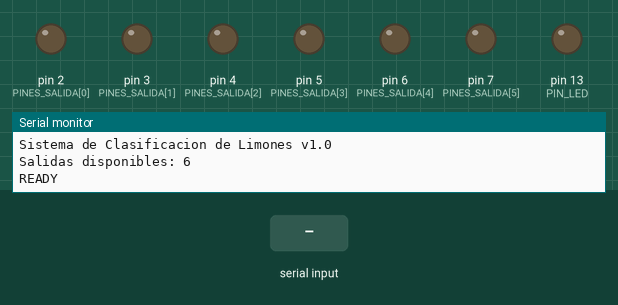
Bench run of a sketch on a simulated Arduino Uno, built with avr-gcc and run on an emulated ATmega328P. Parts: output pins drawn as LEDs (lit = HIGH), the last lines printed to the serial monitor. Dashed ring = blinking. Inputs (shaded band) come from the test bench.

Above: at 2.1 s.
2.2 s: "TEST\n" received over Serial
At 2.3 s:
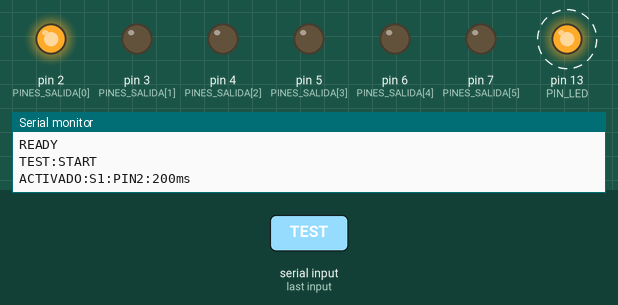
At 2.8 s:
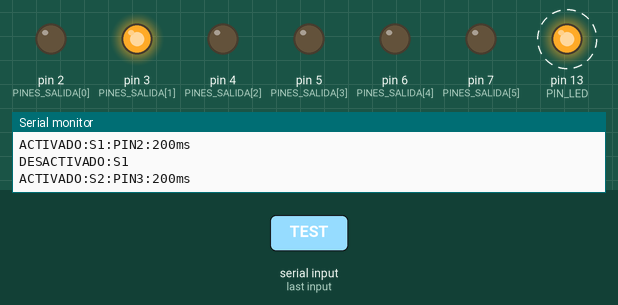
5.2 s: "D\n" received over Serial
6.7 s: "STATUS\n" received over Serial
Timing chart, 0 to 9.7 s (numbered marks = the images above; inputs shaded):
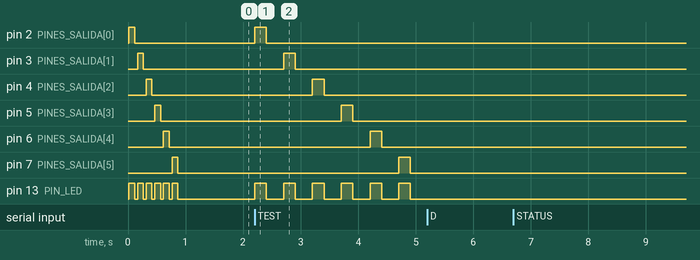

The sketch:

clasificador_limones.ino
```cpp
/*
 * Sistema de Clasificación de Limones - Control de Seleccionadoras
 * Arduino Sketch para controlar 5-6 salidas (seleccionadoras en banda transportadora)
 *
 * Protocolo Serial:
 * - Comando: "S<num>D<ms>\n"
 * - Ejemplo: "S1D500\n" → Activar salida 1 por 500ms
 * - Respuesta: "OK:S1D500\n"
 *
 * Hardware requerido:
 * - Arduino Mega/Uno
 * - Módulo de relés de 8 canales (5V)
 * - Fuente de alimentación externa para relés
 *
 * Conexiones:
 * - Relé 1 → Pin 2 (Brasil)
 * - Relé 2 → Pin 3 (Europa)
 * - Relé 3 → Pin 4 (Local Premium)
 * - Relé 4 → Pin 5 (Industrial)
 * - Relé 5 → Pin 6 (Descarte)
 * - Relé 6 → Pin 7 (Reserva)
 */

// Configuración de pines
const int NUM_SALIDAS = 6;
const int PINES_SALIDA[] = {2, 3, 4, 5, 6, 7};  // Pines digitales

// LED integrado para feedback visual
const int PIN_LED = LED_BUILTIN;

// Buffer para comandos seriales
String comandoBuffer = "";
boolean comandoCompleto = false;

void setup() {
  // Inicializar serial
  Serial.begin(9600);
  while (!Serial) {
    ; // Esperar conexión (solo necesario en algunas placas)
  }

  // Configurar pines como salidas
  for (int i = 0; i < NUM_SALIDAS; i++) {
    pinMode(PINES_SALIDA[i], OUTPUT);
    digitalWrite(PINES_SALIDA[i], LOW);  // Relés OFF (asumiendo lógica activa HIGH)
  }

  pinMode(PIN_LED, OUTPUT);
  digitalWrite(PIN_LED, LOW);

  // Mensaje de inicio
  Serial.println("ARDUINO_READY");
  Serial.println("Sistema de Clasificacion de Limones v1.0");
  Serial.print("Salidas disponibles: ");
  Serial.println(NUM_SALIDAS);

  // Test de salidas (secuencia de bienvenida)
  for (int i = 0; i < NUM_SALIDAS; i++) {
    digitalWrite(PINES_SALIDA[i], HIGH);
    digitalWrite(PIN_LED, HIGH);
    delay(100);
    digitalWrite(PINES_SALIDA[i], LOW);
    digitalWrite(PIN_LED, LOW);
    delay(50);
  }

  Serial.println("READY");
}

void loop() {
  // Leer comandos seriales
  if (comandoCompleto) {
    procesarComando(comandoBuffer);
    comandoBuffer = "";
    comandoCompleto = false;
  }
}

// Interrupción serial
void serialEvent() {
  while (Serial.available()) {
    char c = (char)Serial.read();

    if (c == '\n') {
      comandoCompleto = true;
    } else {
      comandoBuffer += c;
    }
  }
}

void procesarComando(String comando) {
  comando.trim();  // Eliminar espacios

  // Formato esperado: "S<num>D<ms>"
  // Ejemplo: "S1D500"

  if (comando.startsWith("S") && comando.indexOf("D") > 0) {
    // Extraer número de salida
    int posD = comando.indexOf("D");
    String numStr = comando.substring(1, posD);
    int numeroSalida = numStr.toInt();

    // Extraer duración
    String duracionStr = comando.substring(posD + 1);
    int duracion = duracionStr.toInt();

    // Validar
    if (numeroSalida >= 1 && numeroSalida <= NUM_SALIDAS && duracion > 0 && duracion <= 5000) {
      activarSalida(numeroSalida, duracion);

      // Enviar confirmación
      Serial.print("OK:");
      Serial.println(comando);
    } else {
      Serial.print("ERROR:INVALID_PARAMS:");
      Serial.println(comando);
    }
  }
  else if (comando == "STATUS") {
    // Comando de estado
    Serial.println("STATUS:OK");
    Serial.print("SALIDAS:");
    Serial.println(NUM_SALIDAS);
  }
  else if (comando == "TEST") {
    // Test de todas las salidas
    Serial.println("TEST:START");
    for (int i = 1; i <= NUM_SALIDAS; i++) {
      activarSalida(i, 200);
      delay(300);
    }
    Serial.println("TEST:COMPLETE");
  }
  else {
    Serial.print("ERROR:UNKNOWN_CMD:");
    Serial.println(comando);
  }
}

void activarSalida(int numeroSalida, int duracion) {
  int pin = PINES_SALIDA[numeroSalida - 1];  // Ajustar índice

  // Activar
  digitalWrite(pin, HIGH);
  digitalWrite(PIN_LED, HIGH);

  Serial.print("ACTIVADO:S");
  Serial.print(numeroSalida);
  Serial.print(":PIN");
  Serial.print(pin);
  Serial.print(":");
  Serial.print(duracion);
  Serial.println("ms");

  // Esperar duración
  delay(duracion);

  // Desactivar
  digitalWrite(pin, LOW);
  digitalWrite(PIN_LED, LOW);

  Serial.print("DESACTIVADO:S");
  Serial.println(numeroSalida);
}

/*
 * PROTOCOLO DE COMUNICACIÓN:
 *
 * PC envía → Arduino:
 * - "S1D500\n"  → Activar salida 1 por 500ms
 * - "S2D1000\n" → Activar salida 2 por 1000ms
 * - "STATUS\n"  → Solicitar estado
 * - "TEST\n"    → Test de todas las salidas
 *
 * Arduino responde → PC:
 * - "OK:S1D500\n"           → Comando ejecutado
 * - "ERROR:INVALID_PARAMS\n" → Parámetros inválidos
 * - "ACTIVADO:S1:PIN2:500ms\n" → Info de activación
 * - "DESACTIVADO:S1\n"       → Info de desactivación
 * - "STATUS:OK\n"            → Estado OK
 * - "SALIDAS:6\n"            → Número de salidas
 *
 * NOTAS:
 * - Baudrate: 9600 bps
 * - Final de línea: \n (LF)
 * - Duración máxima: 5000ms (5 segundos)
 * - Salidas: 1 a 6 (ajustable en NUM_SALIDAS)
 */
```

Measured:
- after the input at 2.2 s, pin 2 (PINES_SALIDA[0]): LOW → HIGH at once, → LOW 0.20 s later; pin 3 (PINES_SALIDA[1]): LOW → HIGH after 0.51 s, → LOW 0.20 s later
